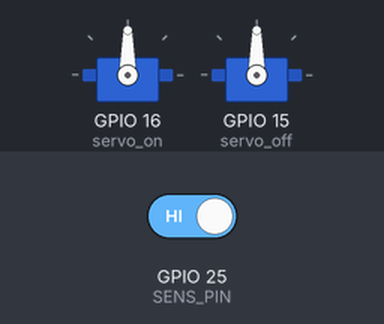
Bench run of a program on a simulated ESP32. Parts: 2 × servo. The test bench sets the inputs (shaded band); at power-on: GPIO 25 (SENS_PIN) HIGH. What the program prints to the serial monitor is not drawn.

Above: at 0.1 s.
At 5.1 s:
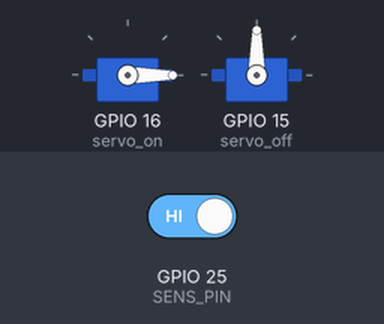
At 6.1 s:
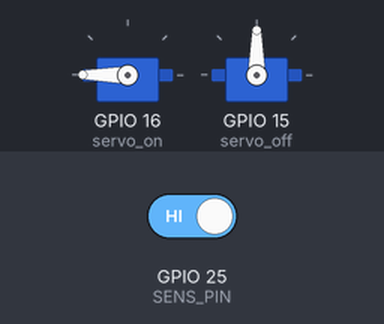
Timing chart, 0 to 7.6 s (numbered marks = the images above):
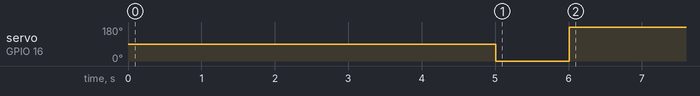

The program:

main.cpp
```cpp
#include <Arduino.h>
#include <ESP32Servo.h>

Servo servo_on;
Servo servo_off;
// 変数設定
float ad_val; // アナログ入力値
int angle;    //動かす度数

const int SENS_PIN = 25;  //センサーのピン
int sensVal = 0;
int crtVal = 0;       //前回の結果を記録しておく変数

int count = 0;

unsigned long now;
unsigned long startTime = 0;

// 初期設定 -----------------------------------------
void setup() {
  Serial.begin(115200);
  //pinMode(32, ANALOG);          //アナログ入力端子設定
  pinMode(SENS_PIN, INPUT_PULLUP);

  // PWM設定（以下のタイマ1つで4チャンネル使用可のため、最大16台の設定が可能）
	//ESP32PWM::allocateTimer(0); // ledcチャンネル 0,1,8,9用タイマ(C Plusではノイズ音が鳴るため非推奨)
  // ESP32PWM::allocateTimer(1); // ledcチャンネル 2,3,10,11用タイマ割当許可
  // ESP32PWM::allocateTimer(2); // ledcチャンネル 4,5,12,13用タイマ割当許可
  // ESP32PWM::allocateTimer(3); // ledcチャンネル 6,7,14,15用タイマ割当許可

  // サーボ設定（使用するサーボ毎に設定）
  servo_on.setPeriodHertz(50);    // 周波数設定（一般的なRCサーボは50Hz）
  servo_on.attach(16, 500, 2400); // サーボ設定（端子番号, 最小角度Dutyパルス幅μs, 最大角度Dutyパルス幅μs）
  servo_off.setPeriodHertz(50);
  servo_off.attach(15, 500, 2400);

}

bool onFan = 0;

// メイン -------------------------------------------
void loop() {
  now = millis();
  Serial.println(now - startTime);
  sensVal = digitalRead(SENS_PIN); //センサー読み取り

  if(sensVal == 1) onFan = 1;

  if(now - startTime >= 5000){
    if(onFan && crtVal != onFan){
      Serial.println("on!");
      servo_on.write(0);      // 角度を指定してサーボ動作実行
      delay(1000);
      servo_on.write(180);
    }else if(crtVal != onFan){
      Serial.println("停止");
      servo_off.write(0);
      delay(1000);
      servo_off.write(180);
    }
    crtVal = onFan;
    startTime = now;
    onFan = 0;
  }
  delay(10); // チャタリング防止
}
```

Measured:
- by itself, servo on GPIO 16 (servo_on): 90° → 0° at 5.0 s, → 180° 1.0 s later
